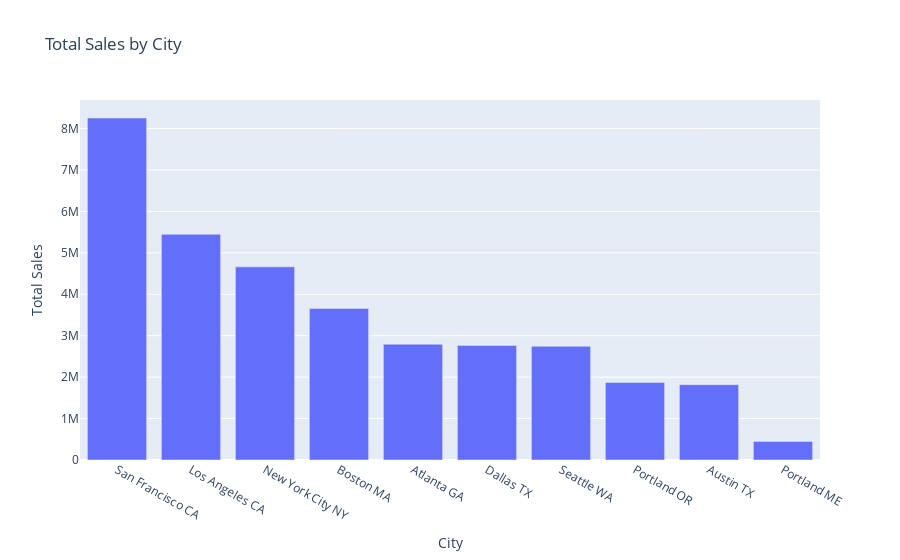

Source (notebook cell):
### Code cell
# Sales_By_City has the total sales for each city
fig = px.bar(Sales_By_City, x='City', y='Sales', title='Total Sales by City', labels={'Sales': 'Total Sales'})
fig.update_layout(xaxis=dict(type='category'))  # Ensure proper category ordering

# Show the plot
fig.show()

### Figure 1 — Plotly figure (JSON) as saved in the notebook; plotly's stock layout.template omitted (floating-point values rounded to 4 significant figures)
{"data": [{"alignmentgroup": "True", "hovertemplate": "City=%{x}<br>Total Sales=%{y}<extra></extra>", "legendgroup": "", "marker": {"color": "#636efa", "pattern": {"shape": ""}}, "name": "", "offsetgroup": "", "orientation": "v", "showlegend": false, "textposition": "auto", "type": "bar", "x": ["San Francisco CA", "Los Angeles CA", "New York City NY", "Boston MA", "Atlanta GA", "Dallas TX", "Seattle WA", "Portland OR", "Austin TX", "Portland ME"], "xaxis": "x", "y": [8255000.0, 5448000.0, 4662000.0, 3659000.0, 2794000.0, 2765000.0, 2745000.0, 1870000.0, 1818000.0, 449300.0], "yaxis": "y"}], "layout": {"barmode": "relative", "legend": {"tracegroupgap": 0}, "title": {"text": "Total Sales by City"}, "xaxis": {"anchor": "y", "domain": [0, 1], "title": {"text": "City"}, "type": "category"}, "yaxis": {"anchor": "x", "domain": [0, 1], "title": {"text": "Total Sales"}}}}
